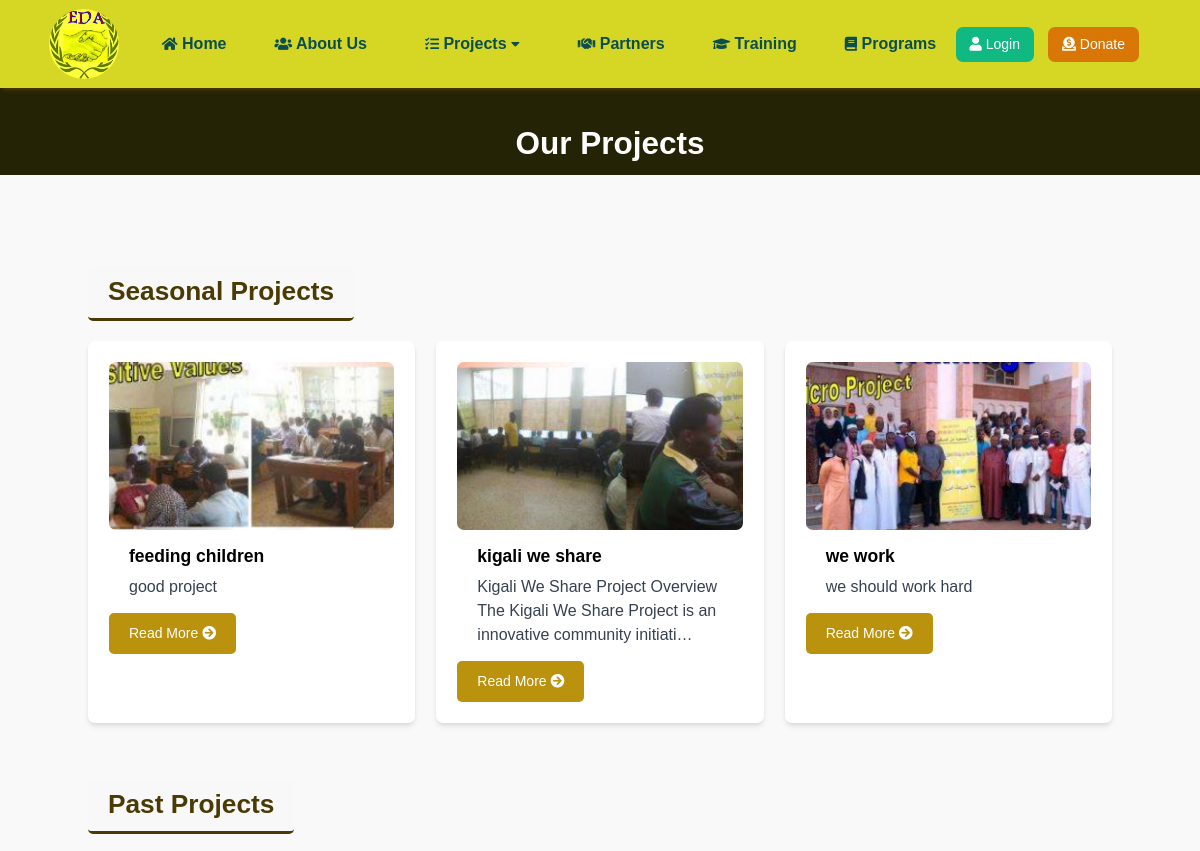
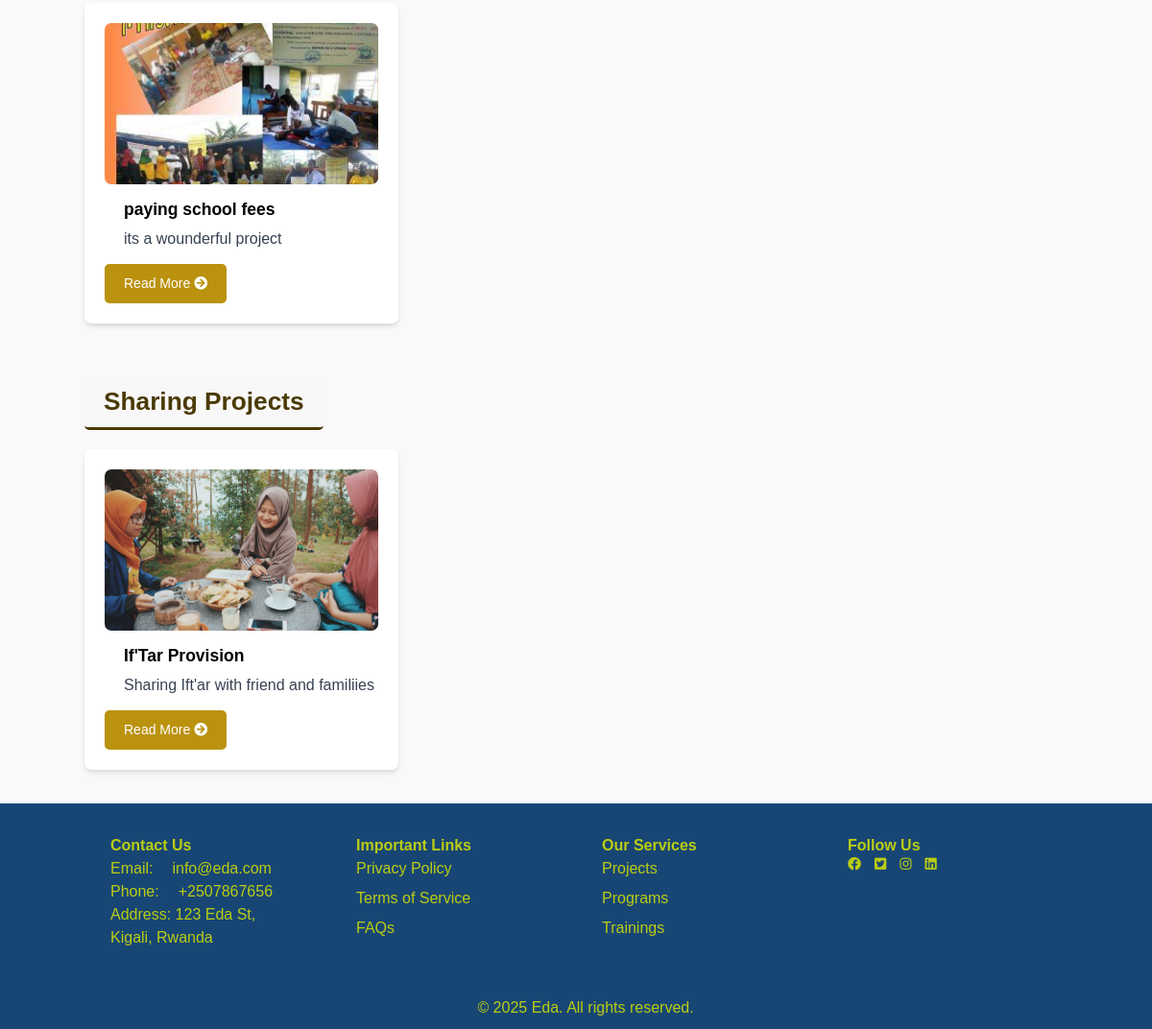
/projects/, run on the app's committed database (2 pictures, top to bottom).
### eda/models.py (models this page shows, shortened)
class Project(models.Model):
    name = models.CharField(max_length=200)
    project_type = models.CharField(max_length=200, choices=project_choices)
    description = models.TextField()
    created_at = models.DateTimeField(auto_now_add=True)
    updated_at = models.DateTimeField(auto_now=True)
    image = models.ImageField(upload_to='images/', null=True, blank=True)

### eda/views.py (the view)
# urls.py: path('projects/', views.project_list, name='projects'),
def project_list(request):
    projects = Project.objects.all()
    return render(request, 'projects.html', {'projects': projects})

### templates/projects.html (shortened to what this page needs)
﻿{% extends 'base.html' %}
{% load static %}
{% block content %}
<section class="hero-section block h-full py-14 items-center justify-center text-center bg-yellow-900 text-white">
    <h1 class="text-4xl font-bold">Our Projects</h1>
</section>
<main class="container mx-auto py-10">
    <section class="mt-16">
        <h2 class="section-heading text-3xl font-semibold text-center">Seasonal Projects</h2>
        <div class="grid grid-cols-1 md:grid-cols-2 lg:grid-cols-3 gap-6">
            {% for project in projects %}
                {% if project.project_type == 'Seasonal Project' %}
                    <div class="project-card bg-white p-6 rounded-lg shadow-md hover:shadow-lg transition duration-300 ease-in-out">
                        <div class="project-card-image mb-4">
                            {% if project.image %}
                                <img src="{{ project.image.url }}" alt="{{ project.name }}" class="w-full h-48 object-cover rounded-lg">
                            {% else %}
                                <img src="{% static 'images/default_image.jpg' %}" alt="Default Image" class="w-full h-48 object-cover rounded-lg">
                            {% endif %}
                        </div>
                        <div class="project-card-content">
                            <h3 class="project-card-title text-xl font-semibold mb-2">{{ project.name }}</h3>
                            <p class="project-card-description text-gray-700 mb-4">{{ project.description|truncatechars:100 }}</p>
                            <div class="flex items-center justify-between">
                                <a href="{% url 'project_detail' project.id %}" class="button">Read More <i class="fas fa-arrow-circle-right "></i></a>
                            </div>
                        </div>
                    </div>
                {% endif %}
            {% endfor %}
        </div>
    </section>
    <section class="mt-16">
        <h2 class="section-heading text-3xl font-semibold text-center">Past Projects</h2>
        <div class="grid grid-cols-1 md:grid-cols-2 lg:grid-cols-3 gap-6">
            {% for project in projects %}
                {% if project.project_type == 'Past Project' %}
                    <div class="project-card bg-white p-6 rounded-lg shadow-md hover:shadow-lg transition duration-300 ease-in-out">
                        <div class="project-card-image mb-4">
                            {% if project.image %}
                                <img src="{{ project.image.url }}" alt="{{ project.name }}" class="w-full h-48 object-cover rounded-lg">
                            {% else %}
                                <img src="{% static 'images/default_image.jpg' %}" alt="Default Image" class="w-full h-48 object-cover rounded-lg">
                            {% endif %}
                        </div>
                        <div class="project-card-content">
                            <h3 class="project-card-title text-xl font-semibold mb-2">{{ project.name }}</h3>
                            <p class="project-card-description text-gray-700 mb-4">{{ project.description }}</p>
                            <div class="flex items-center justify-between">
                                <a href="{% url 'project_detail' project.id %}" class="button">Read More <i class="fas fa-arrow-circle-right "></i></a>
                            </div>
                        </div>
                    </div>
                {% endif %}
            {% endfor %}
        </div>
    </section>
    <section class="mt-16">
        <h2 class="section-heading text-3xl font-semibold text-center">Sharing Projects</h2>
        <div class="grid grid-cols-1 md:grid-cols-2 lg:grid-cols-3 gap-6">
            {% for project in projects %}
                {% if project.project_type == 'Sharing Project' %}
                    <div class="project-card bg-white p-6 rounded-lg shadow-md hover:shadow-lg transition duration-300 ease-in-out">
                        <div class="project-card-image mb-4">
                            {% if project.image %}
                                <img src="{{ project.image.url }}" alt="{{ project.name }}" class="w-full h-48 object-cover rounded-lg">
                            {% else %}
                                <img src="{% static 'images/default_image.jpg' %}" alt="Default Image" class="w-full h-48 object-cover rounded-lg">
                            {% endif %}
                        </div>
                        <div class="project-card-content">
                            <h3 class="project-card-title text-xl font-semibold mb-2">{{ project.name }}</h3>
                            <p class="project-card-description text-gray-700 mb-4">{{ project.description }}</p>
                            <div class="flex items-center justify-between">
                                <a href="{% url 'project_detail' project.id %}" class="button">Read More <i class="fas fa-arrow-circle-right "></i></a>
                            </div>
                        </div>
                    </div>
                {% endif %}
            {% endfor %}
        </div>
    </section>
</main>
{% endblock %}

### templates/base.html (style rules this page uses)
:root { --primary-color: rgb(74, 58, 4); --accent-color: rgba(250, 233, 9, 0.91); --background-color: rgb(248, 248, 248); --dark-background: rgba(47, 79, 78, 0.04); }
* { box-sizing: border-box; font-family: arial, sans-serif; font-size: 14px; }
body { padding: 0; margin: 0; font-family: 'Open Sans', sans-serif; background-color: #F9F9F9; }
footer a ,p, h1, h2, h3, h4, h5, h6 { font-size: 16px; margin-left: 20px; }

### templates/projects.html (style rules this page uses)
.hero-section { height: 10vh; background-color: rgb(37, 35, 5); }
.project-card { transition: transform 0.2s, box-shadow 0.2s; }
.section-heading { background-color: #f8f8f8; padding: 10px 20px; border-radius: 5px; display: inline-block; margin: 0 auto; width: fit-content; border-bottom: 3px solid #4a3a04; margin-bottom: 20px; text-align: center; }
.button { background-color: #ba920d; color: white; padding: 10px 20px; border-radius: 5px; text-decoration: none; transition: background-color 0.3s ease; }
h2 { color: #4a3a04; }

### data on the page
Project: image (picture), name "feeding children", description "good project"
Project: image (picture), name "kigali we share", description "Kigali We Share Project Overview The Kigali We Share Project is an innovative community initiati…"
Project: image (picture), name "we work", description "we should work hard"
Project: image (picture), name "paying school fees", description "its a wounderful project"
Project: image (picture), name "If'Tar Provision", description "Sharing Ift'ar with friend and familiies"
